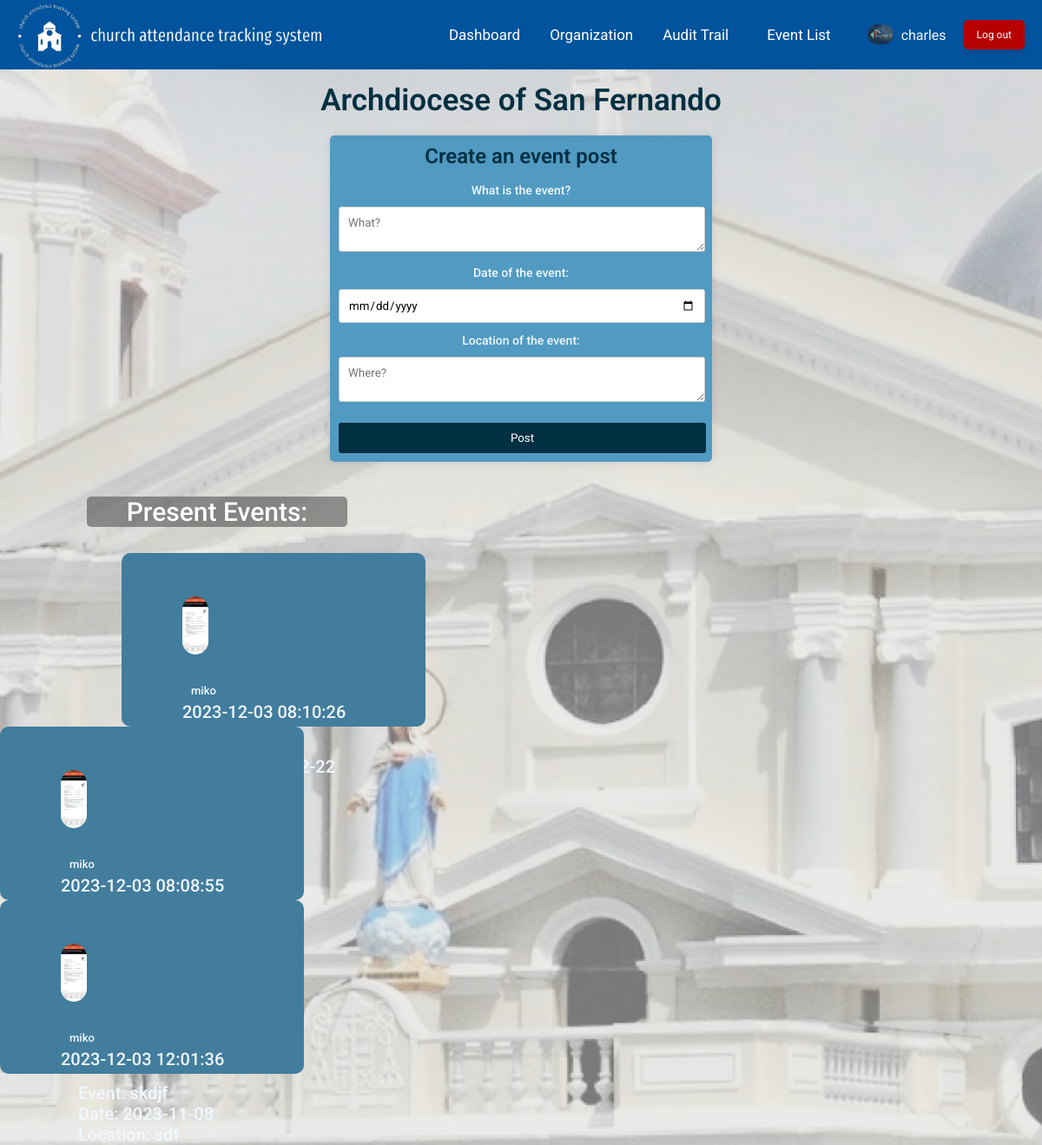
Page /cadminhome.php (signed in) on the committed database.
### tables this page shows
CREATE TABLE `userlist` (
  `id` int(11) UNSIGNED NOT NULL,
  `username` varchar(50) NOT NULL,
  `access` varchar(50) NOT NULL,
  `church_member` varchar(3) NOT NULL,
  `email` varchar(50) NOT NULL,
  `organization` text DEFAULT NULL,
  `contact` double DEFAULT NULL,
  `profile_picture` text DEFAULT NULL,
  `password` varchar(500) NOT NULL
);

CREATE TABLE `postlist` (
  `post_id` int(11) NOT NULL,
  `user_id` int(11) NOT NULL,
  `event` text NOT NULL,
  `date` date NOT NULL,
  `location` text NOT NULL,
  `date_posted` datetime NOT NULL DEFAULT current_timestamp() ON UPDATE current_timestamp(),
  `qr` text NOT NULL
);

### cadminhome.php (the view, shortened to what this page needs)
<?php
require_once './include/connect/dbcon.php';
$user_id = $_SESSION["user_id"];
try {
    $sql = "SELECT * FROM userlist WHERE id=:user_id";
    $result = $pdo->prepare($sql);
    $result->execute([":user_id" => $user_id]);
    $user = $result->fetch();
} catch (PDOException $exc) {
    echo $exc->getMessage();
    exit();
}
?>
<!DOCTYPE html>
<html lang="en">
<head>
    <link rel="stylesheet" href="cadminhome.css">
</head>
    <body>
          <div class="header">
            <div class="left-section">
                <a href="cadminhome.php" id="logo-link">
                    <img src="images/logos/newwhitetranspa.png" alt="">
                </a>
            </div>
            <div class="right-section">
                <a href="cadminhome.php" class="dashh">Dashboard</a>
                <a href="cadminorg.php" class="orgs">Organization</a>
                <a href="cadminaudit.php" class="audtrail" >Audit Trail</a>
                <a href="ceventlist.php" class="ev" >Event List</a>
                <div class="profile-link">
                  <a href="cadminprofile.php" target="_blank">
                    <img class="profile-picture" src="<?php echo $user["profile_picture"]; ?>" alt="">
                  </a>
                </div>
                <div class="user-name">
                  <a href="cadminprofile.php" target="_blank"> <?php echo $user["username"]; ?></a>
              </div>
              <a class="logout" href="logout.php">Log out</a>
            </div>
          </div>
          <?php
  $sql = "SELECT p.post_id, p.event, p.date, p.location, p.date_posted,u.profile_picture,u.church_member, u.username AS poster_name
  FROM postlist p
  INNER JOIN attached_org a ON p.post_id = a.post_id
  INNER JOIN userlist u ON p.user_id = u.id
  WHERE p.date >= CURRENT_DATE() OR u.church_member != 'no' -- Modify to get future events
  ORDER BY p.date DESC;";
  $result = $pdo->prepare($sql);
  $result->execute();
  $posts = $result->fetchAll(PDO::FETCH_ASSOC);
?>
          <div class="churchname"> Archdiocese of San Fernando</div>
          <div class="post-container1">
            <h2>Create an event post</h2>
            <form action="<?php echo htmlspecialchars($_SERVER["PHP_SELF"]); ?>" method="post" enctype="multipart/form-data" autocomplete="off">
              <label for="postevent">What is the event?</label>
              <textarea name="event" id="postevent" placeholder="What?" required></textarea>
              <label for="birthdaytime">Date of the event:</label>
              <input type="date" id="birthdaytime" name="date">
              <label for="postname">Location of the event:</label>
              <textarea name="location" id="postname" placeholder="Where?" required></textarea>
              <button type="submit" name="post">Post</button>
            </form>
          </div>
          <div class="present-event">Present Events:</div>
            <div class="post-grid">
                  <?php if (isset($posts) && !empty($posts)): ?>
        <?php $count = 0; ?>
        <?php foreach ($posts as $log): ?>
            <?php if ($count >= 3) break; ?>
                <div class="post-container">
                    <div class="user-post-description">
                        <div class="poster-profile-picture">
                            <img class="poster-profile-picture" src="<?php echo $log['profile_picture']; ?>" alt="">
                        </div>
                        <div class="poster-info">
                            <div class="profile-name"><?php echo $log['poster_name']; ?></div>
                            <div class="date-posted"><?php echo $log['date_posted']; ?></div>
                        </div>
                        <div class="post-what">Event: <?php echo $log["event"]; ?> </div>
                        <div class="post-where">Date: <?php echo $log["date"]; ?> </div>
                        <div class="post-when">Location: <?php echo $log["location"]; ?></div>
                    </div>
                </div>
            </div>
            <?php $count++; ?>
        <?php endforeach; ?>
    <?php else: ?>
        <center><p>No events as of this moment.</p></center>
    <?php endif; ?>
    </body>
</html>

### rows in the picture
userlist: profile_picture (picture), username "charles"
postlist: user.profile_picture (picture), user.username "miko", date_posted "2023-12-03 08:10:26"
postlist: user.profile_picture (picture), user.username "miko", date_posted "2023-12-03 08:08:55"
postlist: user.profile_picture (picture), user.username "miko", date_posted "2023-12-03 12:01:36", event "skdjf", date "2023-11-08", location "sdf"
